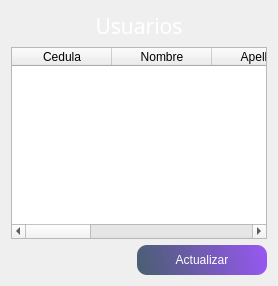
            <widget class="QWidget" name="page_usuarios">
             <layout class="QVBoxLayout" name="verticalLayout_3">
              <item>
               <widget class="QLabel" name="label_usuarios">
                <property name="font">
                 <font>
                  <family>Impact</family>
                  <pointsize>16</pointsize>
                 </font>
                </property>
                <property name="styleSheet">
                 <string notr="true">color: rgb(255, 255, 255);</string>
                </property>
                <property name="text">
                 <string>Usuarios</string>
                </property>
                <property name="alignment">
                 <set>Qt::AlignCenter</set>
                </property>
               </widget>
              </item>
              <item>
               <widget class="QTableWidget" name="tableWidget_usuarios">
                <column>
                 <property name="text">
                  <string>Cedula</string>
                 </property>
                </column>
                <column>
                 <property name="text">
                  <string>Nombre</string>
                 </property>
                </column>
                <column>
                 <property name="text">
                  <string>Apellido</string>
                 </property>
                </column>
                <column>
                 <property name="text">
                  <string>Telefono</string>
                 </property>
                </column>
                <column>
                 <property name="text">
                  <string>Usuario</string>
                 </property>
                </column>
                <column>
                 <property name="text">
                  <string>Clave</string>
                 </property>
                </column>
                <column>
                 <property name="text">
                  <string>Permiso</string>
                 </property>
                </column>
               </widget>
              </item>
              <item>
               <layout class="QHBoxLayout" name="horizontalLayout_2">
                <item>
                 <spacer name="horizontalSpacer_2">
                  <property name="orientation">
                   <enum>Qt::Horizontal</enum>
                  </property>
                  <property name="sizeHint" stdset="0">
                   <size>
                    <width>40</width>
                    <height>20</height>
                   </size>
                  </property>
                 </spacer>
                </item>
                <item>
                 <widget class="QPushButton" name="pushButton_refrescar">
                  <property name="minimumSize">
                   <size>
                    <width>130</width>
                    <height>30</height>
                   </size>
                  </property>
                  <property name="styleSheet">
                   <string notr="true">
QPushButton{
background-color: qlineargradient(spread:reflect, x1:0, y1:0.562273, x2:1, y2:0.5, stop:0 rgba(11, 38, 67, 184), stop: 1 rgba(150, 88, 240, 255));
border-radius: 10px;
font: 12pt &quot;Sans Serif&quot;;
color: rgb(255, 255, 254); }

QPushButton:hover{
background-color: qlineargradient(spread:reflect, x1:0, y1:0.562273, x2:0.949, y2:0.545455, stop: 0 rgba(11, 38, 67, 184), stop:1 rgba(88, 240, 171, 255));
border-radius:10px;
font: 12pt &quot;Sans Serif&quot;;
color: rgb(255, 255, 254);
}</string>
                  </property>
                  <property name="text">
                   <string>Actualizar</string>
                  </property>
                 </widget>
                </item>
               </layout>
              </item>
             </layout>
            </widget>
